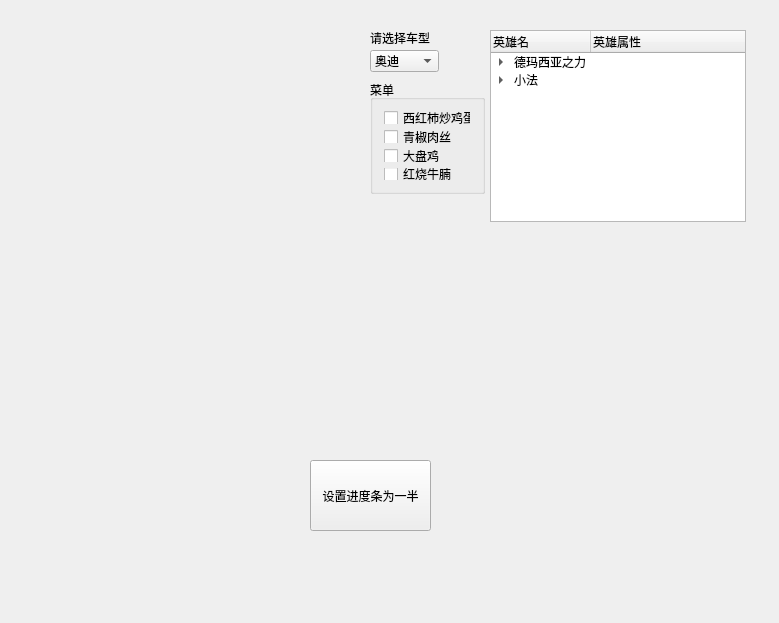
<?xml version="1.0" encoding="UTF-8"?>
<ui version="4.0">
 <class>Widget</class>
 <widget class="QWidget" name="Widget">
  <property name="geometry">
   <rect>
    <x>0</x>
    <y>0</y>
    <width>779</width>
    <height>623</height>
   </rect>
  </property>
  <property name="windowTitle">
   <string>Widget</string>
  </property>
  <widget class="QGroupBox" name="groupBox">
   <property name="geometry">
    <rect>
     <x>370</x>
     <y>80</y>
     <width>115</width>
     <height>114</height>
    </rect>
   </property>
   <property name="title">
    <string>菜单</string>
   </property>
   <layout class="QVBoxLayout" name="verticalLayout">
    <item>
     <widget class="QCheckBox" name="checkBox">
      <property name="text">
       <string>西红柿炒鸡蛋</string>
      </property>
     </widget>
    </item>
    <item>
     <widget class="QCheckBox" name="checkBox_2">
      <property name="text">
       <string>青椒肉丝</string>
      </property>
     </widget>
    </item>
    <item>
     <widget class="QCheckBox" name="checkBox_3">
      <property name="text">
       <string>大盘鸡</string>
      </property>
     </widget>
    </item>
    <item>
     <widget class="QCheckBox" name="checkBox_4">
      <property name="text">
       <string>红烧牛腩</string>
      </property>
     </widget>
    </item>
   </layout>
  </widget>
  <widget class="QComboBox" name="comboBox">
   <property name="geometry">
    <rect>
     <x>370</x>
     <y>50</y>
     <width>69</width>
     <height>22</height>
    </rect>
   </property>
   <item>
    <property name="text">
     <string>奥迪</string>
    </property>
   </item>
   <item>
    <property name="text">
     <string>奔驰</string>
    </property>
   </item>
   <item>
    <property name="text">
     <string>宝马</string>
    </property>
   </item>
  </widget>
  <widget class="QLabel" name="label">
   <property name="geometry">
    <rect>
     <x>370</x>
     <y>30</y>
     <width>71</width>
     <height>16</height>
    </rect>
   </property>
   <property name="text">
    <string>请选择车型</string>
   </property>
  </widget>
  <widget class="QTreeWidget" name="treeWidget">
   <property name="geometry">
    <rect>
     <x>490</x>
     <y>30</y>
     <width>256</width>
     <height>192</height>
    </rect>
   </property>
   <column>
    <property name="text">
     <string>英雄名</string>
    </property>
   </column>
   <column>
    <property name="text">
     <string>英雄属性</string>
    </property>
   </column>
   <item>
    <property name="text">
     <string>德玛西亚之力</string>
    </property>
    <item>
     <property name="text">
      <string>盖伦</string>
     </property>
     <property name="text">
      <string>战士</string>
     </property>
    </item>
   </item>
   <item>
    <property name="text">
     <string>小法</string>
    </property>
    <item>
     <property name="text">
      <string>维嘉</string>
     </property>
     <property name="text">
      <string>法师</string>
     </property>
    </item>
   </item>
  </widget>
  <widget class="MyWidget" name="widget" native="true">
   <property name="geometry">
    <rect>
     <x>70</x>
     <y>270</y>
     <width>611</width>
     <height>131</height>
    </rect>
   </property>
  </widget>
  <widget class="QPushButton" name="pushButton">
   <property name="geometry">
    <rect>
     <x>310</x>
     <y>460</y>
     <width>121</width>
     <height>71</height>
    </rect>
   </property>
   <property name="text">
    <string>设置进度条为一半</string>
   </property>
  </widget>
 </widget>
 <layoutdefault spacing="6" margin="11"/>
 <customwidgets>
  <customwidget>
   <class>MyWidget</class>
   <extends>QWidget</extends>
   <header location="global">mywidget.h</header>
   <container>1</container>
  </customwidget>
 </customwidgets>
 <resources/>
 <connections/>
</ui>
